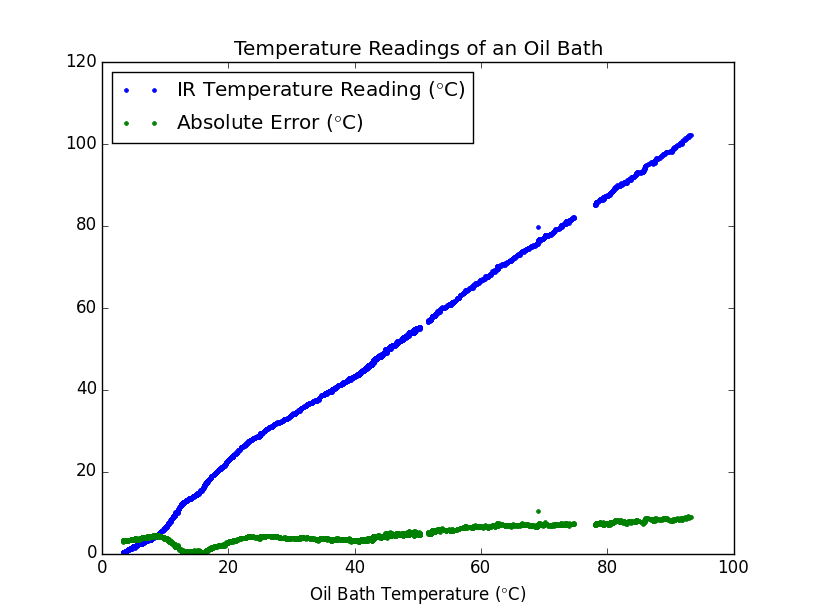

The Python source for this figure:
import matplotlib.pyplot as plt
import numpy as np
import math
from scipy.optimize import curve_fit

import csv
import time

points_save15 = []
timestamps_save15 = []
tc_temperatures_save15 = []

with open('save15.csv') as csvfile:
    foo_reader = csv.reader(csvfile, delimiter=',')
    for row in foo_reader:
        points_save15.append(int(row[0]))
        timestamps_save15.append(row[1])
        tc_temperatures_save15.append(float(row[2]))

points_save16 = []
timestamps_save16 = []
tc_temperatures_save16 = []

with open('save16.csv') as csvfile:
    foo_reader = csv.reader(csvfile, delimiter=',')
    for row in foo_reader:
        points_save16.append(int(row[0]))
        timestamps_save16.append(row[1])
        tc_temperatures_save16.append(float(row[2]))

points_save17 = []
timestamps_save17 = []
tc_temperatures_save17 = []

with open('save17.csv') as csvfile:
    foo_reader = csv.reader(csvfile, delimiter=',')
    for row in foo_reader:
        points_save17.append(int(row[0]))
        timestamps_save17.append(row[1])
        tc_temperatures_save17.append(float(row[2]))

times_log_oil1 = []
ambient_temps_log_oil1 = []
ir_temps_log_oil1 = []

with open('temperature_log_oil1.txt') as f:
    contents = list(f.read())

    while len(contents) != 0:

        # first, get the time
        c = contents.pop(0)
        s = ''
        while c != ',':
            s += c
            c = contents.pop(0)
        times_log_oil1.append(float(s))

        # then, ambient temp
        c = contents.pop(0)
        s = ''
        while c != ',':
            s += c
            c = contents.pop(0)
        ambient_temps_log_oil1.append(float(s))

        # then, ir temp
        c = contents.pop(0)
        s = ''
        while c != '.':
            s += c
            c = contents.pop(0)
        s += c
        c = contents.pop(0)
        s += c
        c = contents.pop(0)
        s += c
        ir_temps_log_oil1.append(float(s))
        
times_log_oil2 = []
ambient_temps_log_oil2 = []
ir_temps_log_oil2 = []

with open('temperature_log_oil2.txt') as f:
    contents = list(f.read())

    while len(contents) != 0:

        # first, get the time
        c = contents.pop(0)
        s = ''
        while c != ',':
            s += c
            c = contents.pop(0)
        times_log_oil2.append(float(s))

        # then, ambient temp
        c = contents.pop(0)
        s = ''
        while c != ',':
            s += c
            c = contents.pop(0)
        ambient_temps_log_oil2.append(float(s))

        # then, ir temp
        c = contents.pop(0)
        s = ''
        while c != '.':
            s += c
            c = contents.pop(0)
        s += c
        c = contents.pop(0)
        s += c
        c = contents.pop(0)
        s += c
        ir_temps_log_oil2.append(float(s))
        
  
times_log_oil3 = []
ambient_temps_log_oil3 = []
ir_temps_log_oil3 = []

with open('temperature_log_oil3.txt') as f:
    contents = list(f.read())

    while len(contents) != 0:

        # first, get the time
        c = contents.pop(0)
        s = ''
        while c != ',':
            s += c
            c = contents.pop(0)
        times_log_oil3.append(float(s))

        # then, ambient temp
        c = contents.pop(0)
        s = ''
        while c != ',':
            s += c
            c = contents.pop(0)
        ambient_temps_log_oil3.append(float(s))

        # then, ir temp
        c = contents.pop(0)
        s = ''
        while c != '.':
            s += c
            c = contents.pop(0)
        s += c
        c = contents.pop(0)
        s += c
        c = contents.pop(0)
        s += c
        ir_temps_log_oil3.append(float(s))
        

#plt.plot(tc_temperatures_save15 + tc_temperatures_save16 + tc_temperatures_save17)
#plt.plot(ir_temps_log_oil1 + ir_temps_log_oil2 + ir_temps_log_oil3)

x = tc_temperatures_save15 + tc_temperatures_save16 + tc_temperatures_save17
y = ir_temps_log_oil1 + ir_temps_log_oil2 + ir_temps_log_oil3

# i had to throw out some malformed data from the ir sensor, so here's truncated x
x = x[:len(y)]

plt.plot(x, y, '.')

plt.xlabel('Oil Bath Temperature ($\degree$C)')
#plt.ylabel('$\degree$C')
plt.title('Temperature Readings of an Oil Bath')

differences = [abs(z[0] - z[1]) for z in zip(x, y)]
mean_difference = sum(differences)/len(differences)
print mean_difference

plt.plot(x, differences, '.')

plt.legend(['IR Temperature Reading ($\degree$C)', 'Absolute Error ($\degree$C)'], loc='top left')

plt.show()
